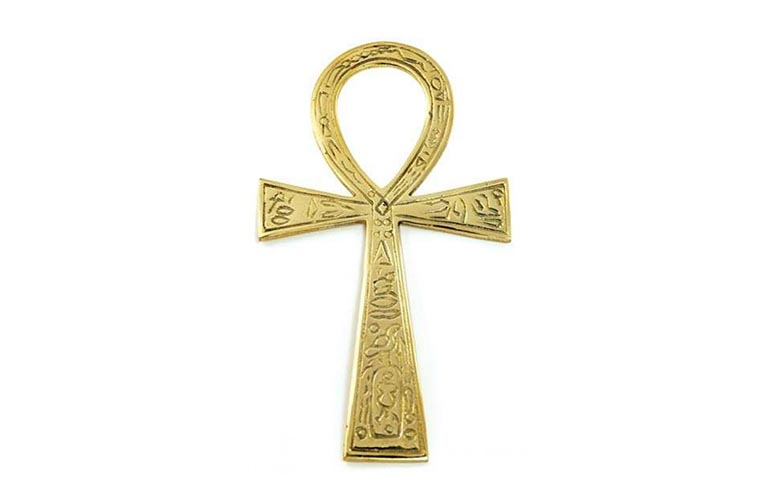
#> input picture CHap14-6789/ankh.jpg, 770 x 500 px
$ jupyter execute --allow-errors Ch14-6789.ipynb   (older library calls are emulated)
#> lines starting #> are read from the running program, lines starting #| are printed output that depends on the picture; after the words box and inside, x2 and y2 are one past the last pixel; in counts of white or black regions, pixels touching at a corner belong together
[cell 1]
import cv2
import numpy as np
from matplotlib import pyplot as plt

img = cv2.imread('lena.png', 0)
#> (the rest of this cell did not finish here and is left out)

[cell 2]
import cv2
import numpy as np
from matplotlib import pyplot as plt
img = cv2.imread('lena.png',0)
edges = cv2.Canny(img,100,200)
#> (the rest of this cell did not finish here and is left out)

[cell 3]
from csv import field_size_limit
import numpy as np
import cv2
im = cv2.imread('ankh.jpg')
#> im is the input picture: shape (500, 770, 3); mean B, G, R 240.9, 247.4, 249.1
imgray = cv2.cvtColor(im,cv2.COLOR_BGR2GRAY)
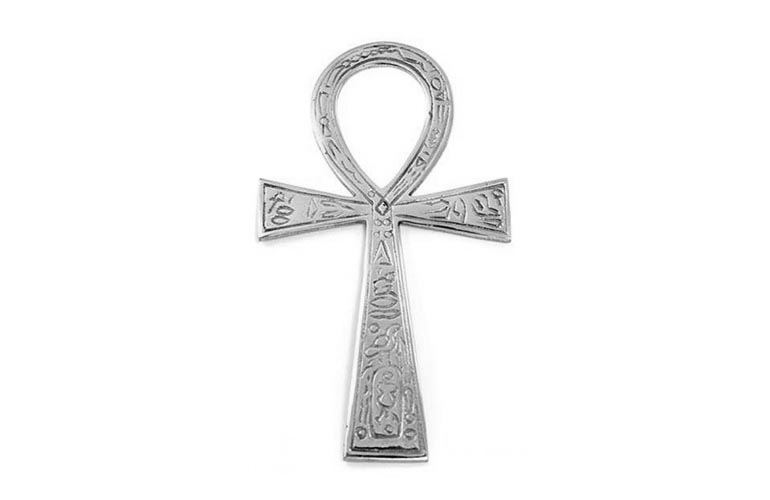
#> imgray: shape (500, 770); min 3, max 255, mean 247.2
ret,thresh = cv2.threshold(imgray,240,255,0)
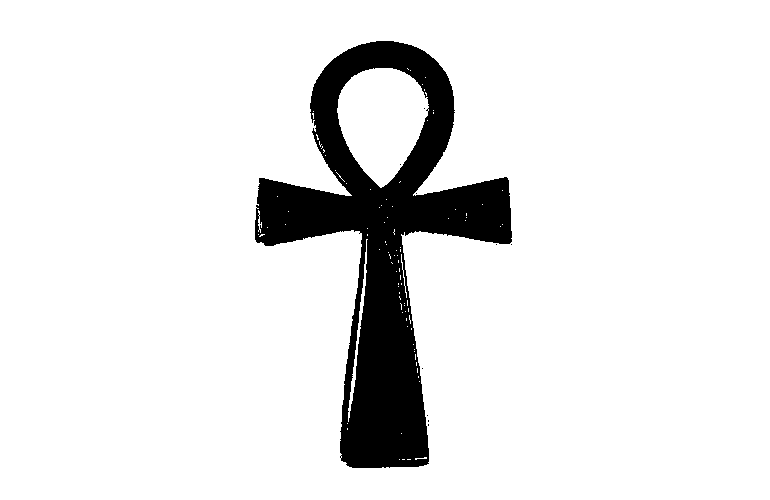
#> thresh: shape (500, 770); 90.3% white; 10 black regions (9 under 20 px)

plt.figure(figsize=(24, 8))
plt.subplot(1,3,1),plt.imshow(im)
plt.title('Original'), plt.xticks([]), plt.yticks([])

plt.subplot(1,3,2),plt.imshow(imgray,cmap = 'gray')
plt.title('imgray'), plt.xticks([]), plt.yticks([])

plt.subplot(1,3,3),plt.imshow(thresh,cmap = 'gray')
plt.title('threshold'), plt.xticks([]), plt.yticks([])

plt.show()
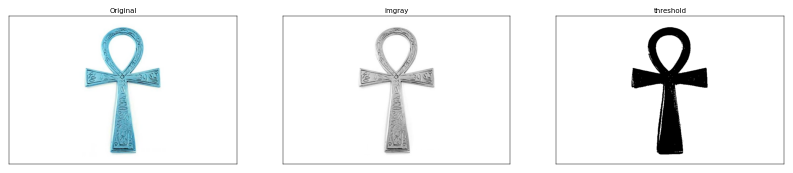
#> figure drawn by matplotlib, 3 panels; B, G, R data is drawn as R, G, B

[cell 4]
from csv import field_size_limit
import numpy as np
import cv2
im = cv2.imread('ankh.jpg')
imgray = cv2.cvtColor(im,cv2.COLOR_BGR2GRAY)
ret,thresh = cv2.threshold(imgray,240,255,0)
contours, hierarchy = cv2.findContours(thresh,cv2.RETR_TREE,cv2.CHAIN_APPROX_SIMPLE)
#> contours = 109 contours, 105 with area under 20; largest, box (x1, y1, x2, y2) and area: (0, 0, 770, 500) 383731, (254, 40, 513, 469) 46328, (337, 68, 429, 188) 7469, (348, 239, 368, 422) 294
img0 = im.copy()
img1 = im.copy()
img0 = cv2.drawContours(img0, contours, -1, (255,0,0), 2)
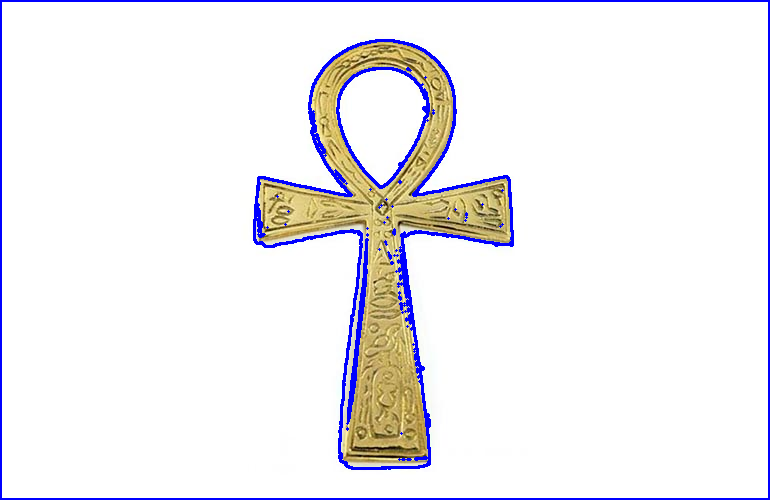
#> img0: shape (500, 770, 3); 3.5% of pixels changed, all inside (x1, y1, x2, y2) = (0, 0, 770, 500)
img1 = cv2.drawContours(img1, contours, 3, (255,0,0), 3)
#> img1: shape (500, 770, 3); 0.01% of pixels changed, all inside (x1, y1, x2, y2) = (425, 417, 432, 425)

plt.figure(figsize=(24, 8))
plt.subplot(1,3,1),plt.imshow(im)
plt.title('Original'), plt.xticks([]), plt.yticks([])

plt.subplot(1,3,2),plt.imshow(img0,cmap = 'gray')
plt.title('imgray'), plt.xticks([]), plt.yticks([])

plt.subplot(1,3,3),plt.imshow(img1,cmap = 'gray')
plt.title('threshold'), plt.xticks([]), plt.yticks([])

plt.show()
#> figure, not shown here; B, G, R data is drawn as R, G, B

[cell 5]
print(contours)
#> (printed output is left out)

[cell 6]
from csv import field_size_limit
import numpy as np
import cv2
im = cv2.imread('rectangle.png')
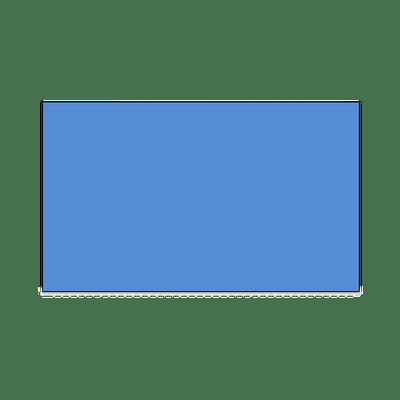
#> input picture CHap14-6789/rectangle.png, 400 x 400 px
#> im is the input picture: shape (400, 400, 3); mean B, G, R 128.2, 123.4, 77.3
imgray = cv2.cvtColor(im,cv2.COLOR_BGR2GRAY)
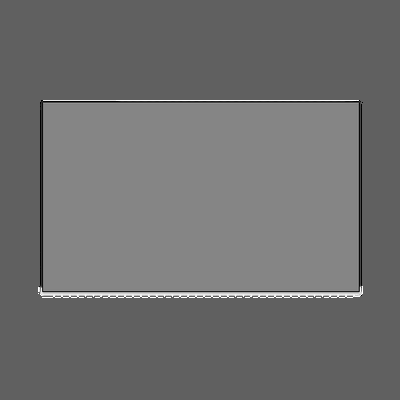
#> imgray: shape (400, 400); min 0, max 255, mean 110.4
ret,thresh = cv2.threshold(imgray,127,255,0)
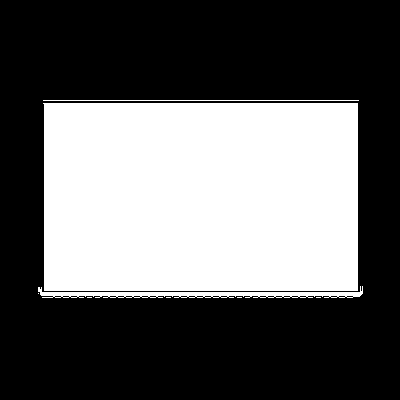
#> thresh: shape (400, 400); 38.1% white; 8 white regions (5 under 20 px)
contours, hierarchy = cv2.findContours(thresh,cv2.RETR_TREE,cv2.CHAIN_APPROX_SIMPLE)
#> contours = 32 contours, 30 with area under 20; largest, box (x1, y1, x2, y2) and area: (43, 103, 358, 291) 58532, (38, 286, 363, 298) 1341
img0 = im.copy()
img1 = im.copy()
img0 = cv2.drawContours(img0, contours, -1, (255,0,0), 2)
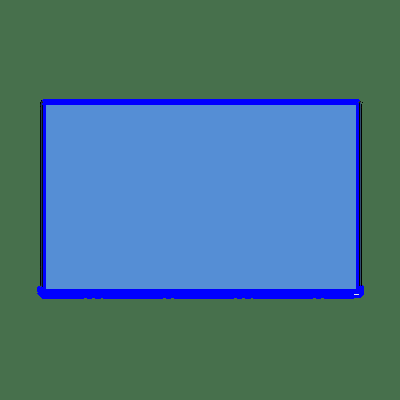
#> img0: shape (400, 400, 3); 3.9% of pixels changed, all inside (x1, y1, x2, y2) = (37, 99, 364, 299)
img1 = cv2.drawContours(img1, contours, 3, (255,0,0), 3)
#> img1: shape (400, 400, 3)

plt.figure(figsize=(24, 8))
plt.subplot(1,3,1),plt.imshow(im)
plt.title('Original'), plt.xticks([]), plt.yticks([])

plt.subplot(1,3,2),plt.imshow(img0,cmap = 'gray')
plt.title('imgray'), plt.xticks([]), plt.yticks([])

plt.subplot(1,3,3),plt.imshow(img1,cmap = 'gray')
plt.title('threshold'), plt.xticks([]), plt.yticks([])

plt.show()
#> figure, not shown here; B, G, R data is drawn as R, G, B

[cell 7]
contours, hierarchy = cv2.findContours(thresh, cv2.RETR_TREE, cv2.CHAIN_APPROX_SIMPLE)
img0 = im.copy()
img1 = im.copy()

img0 = cv2.drawContours(img0, contours, 2, (255,0,0), 3)
#> img0: shape (400, 400, 3); 0.02% of pixels changed, all inside (x1, y1, x2, y2) = (164, 295, 173, 300)
img1 = cv2.drawContours(img1, contours, 3, (255,0,0), 3)

cnt = contours[2]
#> cnt = [[166, 297], [170, 297]]
M = cv2.moments(cnt)
#> M = moments, m00 0

print(M)
